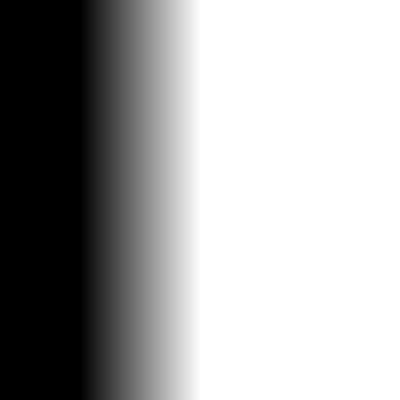
Frame 1 (no input)
Frame 60 (the mouse pressed at the canvas centre just before this capture): identical to frame 1, image omitted
Frame 120 (the mouse held since frame 60 and released just before this capture): identical to frame 1, image omitted

The Processing sketch that drew this single still picture (run headless with seeded random() and noise(); from frame 60 on, the mouse is pressed at the canvas centre):

// Processing sketch: smoothstep
// ── smoothstep.pde

float shader_smoothstep(float start, float stop, float val) {
    if (val < start) return 0.0f;
    if (val >= stop) return 1.0f;
    return lerp(0, 1, (val-start)/(stop-start));
}

color sim_frag_shader(float coord_x, float coord_y) {
    // float y = shader_smoothstep(0.2,0.5,coord_x) - shader_smoothstep(0.5,0.8,coord_x);
    float y = shader_smoothstep(0.2,0.5,coord_x);
    color fragColor = color(y); 
    return fragColor; 
}

void setup() { 
    size(400, 400);
    colorMode(RGB, 1);
    background(0);
    loadPixels();
    for (float i = 0; i < width; i++) {
        for (float j = 0; j < height; j++) {
            pixels[int(j*width + i)] = sim_frag_shader(i/width, j/height);
        }
    }
    updatePixels();
} 

void draw() { 
    
} 
